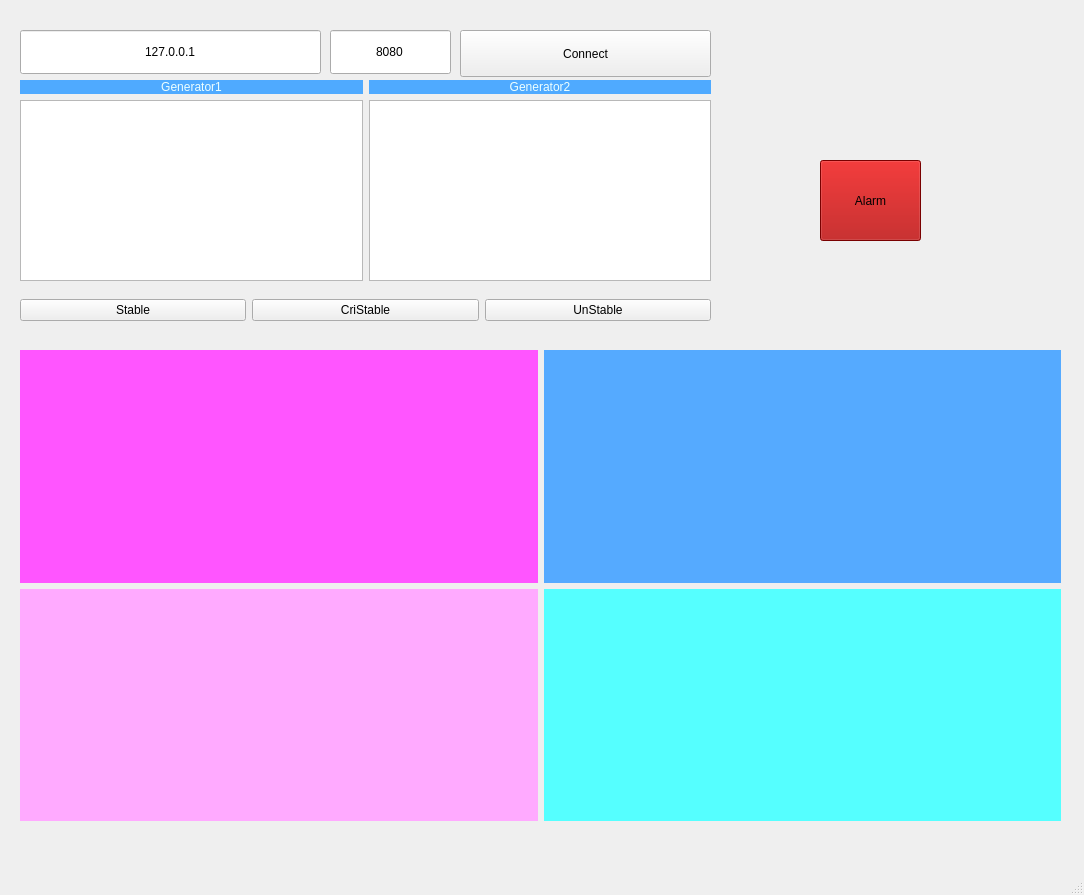
<?xml version="1.0" encoding="UTF-8"?>
<ui version="4.0">
 <class>client</class>
 <widget class="QMainWindow" name="client">
  <property name="geometry">
   <rect>
    <x>0</x>
    <y>0</y>
    <width>1084</width>
    <height>895</height>
   </rect>
  </property>
  <property name="windowTitle">
   <string>client</string>
  </property>
  <widget class="QWidget" name="centralwidget">
   <widget class="QPushButton" name="Connect">
    <property name="geometry">
     <rect>
      <x>460</x>
      <y>30</y>
      <width>251</width>
      <height>47</height>
     </rect>
    </property>
    <property name="styleSheet">
     <string notr="true">font: 75 20pt &quot;Consolas&quot;;</string>
    </property>
    <property name="text">
     <string>Connect</string>
    </property>
   </widget>
   <widget class="QLineEdit" name="IP">
    <property name="geometry">
     <rect>
      <x>20</x>
      <y>30</y>
      <width>301</width>
      <height>44</height>
     </rect>
    </property>
    <property name="styleSheet">
     <string notr="true">font: 75 20pt &quot;Consolas&quot;;</string>
    </property>
    <property name="text">
     <string>127.0.0.1</string>
    </property>
    <property name="alignment">
     <set>Qt::AlignCenter</set>
    </property>
   </widget>
   <widget class="QLineEdit" name="Port">
    <property name="geometry">
     <rect>
      <x>330</x>
      <y>30</y>
      <width>121</width>
      <height>44</height>
     </rect>
    </property>
    <property name="styleSheet">
     <string notr="true">font: 75 20pt &quot;Consolas&quot;;</string>
    </property>
    <property name="text">
     <string>8080</string>
    </property>
    <property name="alignment">
     <set>Qt::AlignCenter</set>
    </property>
   </widget>
   <widget class="QWidget" name="horizontalLayoutWidget">
    <property name="geometry">
     <rect>
      <x>20</x>
      <y>270</y>
      <width>691</width>
      <height>81</height>
     </rect>
    </property>
    <layout class="QHBoxLayout" name="Status">
     <item>
      <layout class="QHBoxLayout" name="horizontalLayout_3">
       <item>
        <widget class="QPushButton" name="Stable">
         <property name="styleSheet">
          <string notr="true">font: 75 20pt \&quot;Consolas\&quot;; color: #1d8aff;</string>
         </property>
         <property name="text">
          <string>Stable</string>
         </property>
        </widget>
       </item>
       <item>
        <widget class="QPushButton" name="CriStable">
         <property name="styleSheet">
          <string notr="true">font: 75 20pt &quot;Consolas&quot;;</string>
         </property>
         <property name="text">
          <string>CriStable</string>
         </property>
        </widget>
       </item>
       <item>
        <widget class="QPushButton" name="UnStable">
         <property name="styleSheet">
          <string notr="true">font: 75 20pt &quot;Consolas&quot;;</string>
         </property>
         <property name="text">
          <string>UnStable</string>
         </property>
        </widget>
       </item>
      </layout>
     </item>
    </layout>
   </widget>
   <widget class="QWidget" name="verticalLayoutWidget">
    <property name="geometry">
     <rect>
      <x>20</x>
      <y>350</y>
      <width>1041</width>
      <height>471</height>
     </rect>
    </property>
    <layout class="QVBoxLayout" name="Plot">
     <item>
      <layout class="QHBoxLayout" name="horizontalLayout">
       <item>
        <widget class="QCustomPlot" name="Voltage" native="true">
         <property name="styleSheet">
          <string notr="true">background-color: rgb(255, 85, 255);</string>
         </property>
        </widget>
       </item>
       <item>
        <widget class="QCustomPlot" name="Current" native="true">
         <property name="styleSheet">
          <string notr="true">background-color: rgb(85, 170, 255);</string>
         </property>
        </widget>
       </item>
      </layout>
     </item>
     <item>
      <layout class="QHBoxLayout" name="horizontalLayout_2">
       <item>
        <widget class="QCustomPlot" name="Frequency" native="true">
         <property name="styleSheet">
          <string notr="true">background-color: rgb(255, 170, 255);</string>
         </property>
        </widget>
       </item>
       <item>
        <widget class="QCustomPlot" name="Power" native="true">
         <property name="styleSheet">
          <string notr="true">background-color: rgb(85, 255, 255);</string>
         </property>
        </widget>
       </item>
      </layout>
     </item>
    </layout>
   </widget>
   <widget class="QWidget" name="verticalLayoutWidget_2">
    <property name="geometry">
     <rect>
      <x>20</x>
      <y>80</y>
      <width>691</width>
      <height>201</height>
     </rect>
    </property>
    <layout class="QVBoxLayout" name="EngineState">
     <item>
      <layout class="QHBoxLayout" name="Engine_label">
       <item>
        <widget class="QLabel" name="Engine1_label">
         <property name="styleSheet">
          <string notr="true">background-color: rgb(79, 170, 255);
color: rgb(237, 255, 255);
font: 75 16pt &quot;Candara&quot;;</string>
         </property>
         <property name="text">
          <string>Generator1</string>
         </property>
         <property name="alignment">
          <set>Qt::AlignCenter</set>
         </property>
        </widget>
       </item>
       <item>
        <widget class="QLabel" name="Engine2_label">
         <property name="styleSheet">
          <string notr="true">background-color: rgb(79, 170, 255);
color: rgb(237, 255, 255);
font: 75 16pt &quot;Candara&quot;;</string>
         </property>
         <property name="text">
          <string>Generator2</string>
         </property>
         <property name="alignment">
          <set>Qt::AlignCenter</set>
         </property>
        </widget>
       </item>
      </layout>
     </item>
     <item>
      <layout class="QHBoxLayout" name="EngineSet">
       <item>
        <widget class="QTextBrowser" name="Engine1">
         <property name="styleSheet">
          <string notr="true">font: 14pt &quot;Consolas&quot;;
border-color: rgb(79, 170, 255);</string>
         </property>
        </widget>
       </item>
       <item>
        <widget class="QTextBrowser" name="Engine2">
         <property name="styleSheet">
          <string notr="true">font: 14pt &quot;Consolas&quot;;
border-color: rgb(79, 170, 255);</string>
         </property>
        </widget>
       </item>
      </layout>
     </item>
    </layout>
   </widget>
   <widget class="QPushButton" name="Alarm">
    <property name="geometry">
     <rect>
      <x>820</x>
      <y>160</y>
      <width>101</width>
      <height>81</height>
     </rect>
    </property>
    <property name="styleSheet">
     <string notr="true">background-color: rgb(170, 0, 0);
font: 20pt &quot;Candara&quot;;</string>
    </property>
    <property name="text">
     <string>Alarm</string>
    </property>
   </widget>
  </widget>
  <widget class="QMenuBar" name="menubar">
   <property name="geometry">
    <rect>
     <x>0</x>
     <y>0</y>
     <width>1084</width>
     <height>26</height>
    </rect>
   </property>
  </widget>
  <widget class="QStatusBar" name="statusbar"/>
 </widget>
 <customwidgets>
  <customwidget>
   <class>QCustomPlot</class>
   <extends>QWidget</extends>
   <header>qcustomplot.h</header>
   <container>1</container>
  </customwidget>
 </customwidgets>
 <resources/>
 <connections/>
</ui>
